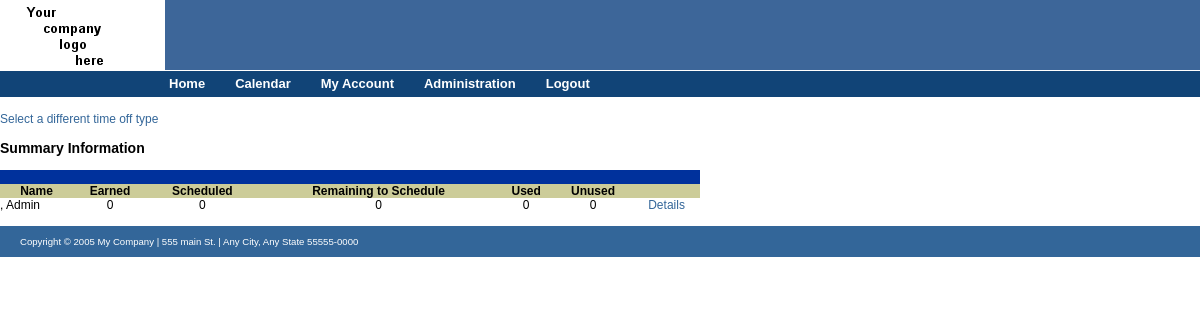
Screenshot of /admin/vacation_summary_step2.php (signed in) with the database file from the repository.
### tables this page shows
CREATE TABLE `vf_employee` (
  `emp_id` varchar(10) NOT NULL default '0',
  `fname` varchar(30) NOT NULL default '',
  `mname` varchar(30) NOT NULL default '',
  `lname` varchar(30) NOT NULL default '',
  `username` varchar(20) NOT NULL default '',
  `email` varchar(75) NOT NULL default '',
  `password` varchar(75) NOT NULL default '',
  `dept_id` varchar(10) NOT NULL default '0',
  `sub_dept_id` int(3) NOT NULL default '0',
  `admin` int(1) NOT NULL default '0',
  `super_admin` int(1) NOT NULL default '0',
  `sup_id` varchar(10) NOT NULL default '0',
  `status` varchar(5) NOT NULL default '',
  `supervisor` int(1) NOT NULL default '0',
  `viewdeptvac` tinyint(1) NOT NULL default '0',
  `year` varchar(8) NOT NULL default '',
  `enabled` char(1) NOT NULL default ''
);

### admin/vacation_summary_step2.php (the view, shortened to what this page needs)
<?PHP
$TOType = $_GET["TOType"];
require(DIR_PATH."includes/cur_date.inc.php");
require(DIR_PATH."includes/header.inc.php");
echo '<table border="0" cellpadding="0" cellspacing="0" width="700">
	  <tr>
	    <td>&nbsp;</td>
	  </tr>
	  <tr>
	    <td><a href="vacation_summary_step1.php">Select a different time off type</a></td>
	  </tr>
	  <tr>
	    <td>&nbsp;</td>
	  </tr>
	  <tr>
	    <td class="text14BkB"><b>Summary Information</b></td>
	  </tr>
	  <tr>
	    <td>&nbsp;</td>
	  </tr>';
	$SQL = @mysql_query("SELECT * from vf_to_type WHERE to_id = '$TOType'");
    $Result = @mysql_fetch_array($SQL);
		$TypeID = $Result["to_id"];
        $Descr = $Result["descr"];
echo '<tr>
		      <td bgcolor="#00319C">
				<table border="0" cellpadding="0" cellspacing="0" width="100%">
				  <tr>
				    <td align="left" style="color:#FFFFFF;"><b>&nbsp;' . $Descr . '</b></td>
				    <td align="left" style="color:#FFFFFF;">' . $Type_Date . '</td>
				    <td align="right" valign="middle">
                    </td>
				  </tr>
				</table>
			   </td>
			  </tr>
		  <tr>
		    <td>
		      <table border="0" cellpadding="0" cellspacing="0" width="700">
		        <tr>
		          <th bgcolor="#CCCC99">Name</th>
		          <th bgcolor="#CCCC99">Earned</th>
		          <th bgcolor="#CCCC99">Scheduled</th>
		          <th bgcolor="#CCCC99">Remaining to Schedule</th>
		          <th bgcolor="#CCCC99">Used</th>
		          <th bgcolor="#CCCC99">Unused</th>
		          <th bgcolor="#CCCC99"></th>
		        </tr>';
        $cell_bg_color = 0;
        $GetEmp = @mysql_query("SELECT * FROM vf_employee WHERE Dept_id = '$_SESSION[ses_dept_id]' AND vf_employee.enabled != 'N'" .
        		"ORDER BY lname,fname ASC");
        while($EmpArray = @mysql_fetch_array($GetEmp)){
	        $Emp_EmpID = $EmpArray["emp_id"];
	        $Emp_FName = $EmpArray["fname"];
	        $Emp_LName = $EmpArray["lname"];
	        $Emp_NAME = $Emp_LName . ", " . $Emp_FName;
	        $GetVac = @mysql_query("SELECT * FROM vf_emp_to_hours WHERE to_id = '$TypeID' " .
	        					"AND year = '$CurrentYear' AND emp_id = '$Emp_EmpID'");
			$Vac_Array = @mysql_fetch_array($GetVac);
	        	$Earned = $Vac_Array["hours"];
			if($Earned == ""){
               $Earned = 0;
            }
            $TtlUsed = 0;
            $TtlScheduled = 0;
                $TtlToSchedule = $Earned - $TtlScheduled;
                $TtlUnused = $Earned - $TtlUsed;
             if($cell_bg_color == 0){
                $cell_color = "";
                $cell_bg_color = 1;
             }elseif($cell_bg_color == 1){
                $cell_color = 'bgcolor="#E4E4E4"';
                $cell_bg_color = 0;
			 }
			echo '<tr>
		      <td align="left" '.$cell_color.'>' . $Emp_NAME . '</td>
		      <td align="center" '.$cell_color.'>' . $Earned . '</td>
		      <td align="center" '.$cell_color.'>' . $TtlScheduled . '</td>
	       	  <td align="center" '.$cell_color.'>' . $TtlToSchedule . '</td>
		      <td align="center" '.$cell_color.'>' . $TtlUsed . '</td>
		      <td align="center" '.$cell_color.'>' . $TtlUnused . '</td>
		      <td align="center" '.$cell_color.'><a href="vacation_detail.php?Emp=' . $Emp_EmpID . '&TOType=' . $TOType . '">Details</a></td>
		     </tr>';
	   	}
		echo '</table>
		    		  </td>
		  	   		   </tr>
				  	   <tr>
				    	<td>&nbsp;</td>
				  	   </tr>
                    </table>';
require(DIR_PATH."includes/footer.inc.php");
?>

### css/site.css (style rules this page uses)
BODY { PADDING-RIGHT: 0px; PADDING-LEFT: 0px; PADDING-BOTTOM: 0px; MARGIN: 0px; PADDING-TOP: 0px; BACKGROUND-COLOR: white; font-size: 12px; font-family: Verdana, Arial, sans-serif; }
body table { font-size: 12px; font-family: Verdana, Arial, sans-serif; color: #000000; }
.text14BkB { font-weight: bold; font-size: 14px; color: #000000; font-family: Verdana, Arial, sans-serif; }
A { COLOR: rgb(51,102,153); TEXT-DECORATION: none; }

### css/print.css (style rules this page uses)
body { margin: 0in 0.5in; background-color: white; background-image: none; }
a { text-decoration: none; color: rgb(153,51,51); }

### rows the page displays
vf_employee: Emp_NAME ", Admin", Earned "0", TtlScheduled "0", TtlToSchedule "0", TtlUsed "0", TtlUnused "0"

### other values shown
$cfg['company_name'] "My Company"
$cfg['company_address'] "555 main St."
$cfg['company_city'] "Any City"
$cfg['company_state'] "Any State"
$cfg['company_zip'] "55555-0000"
